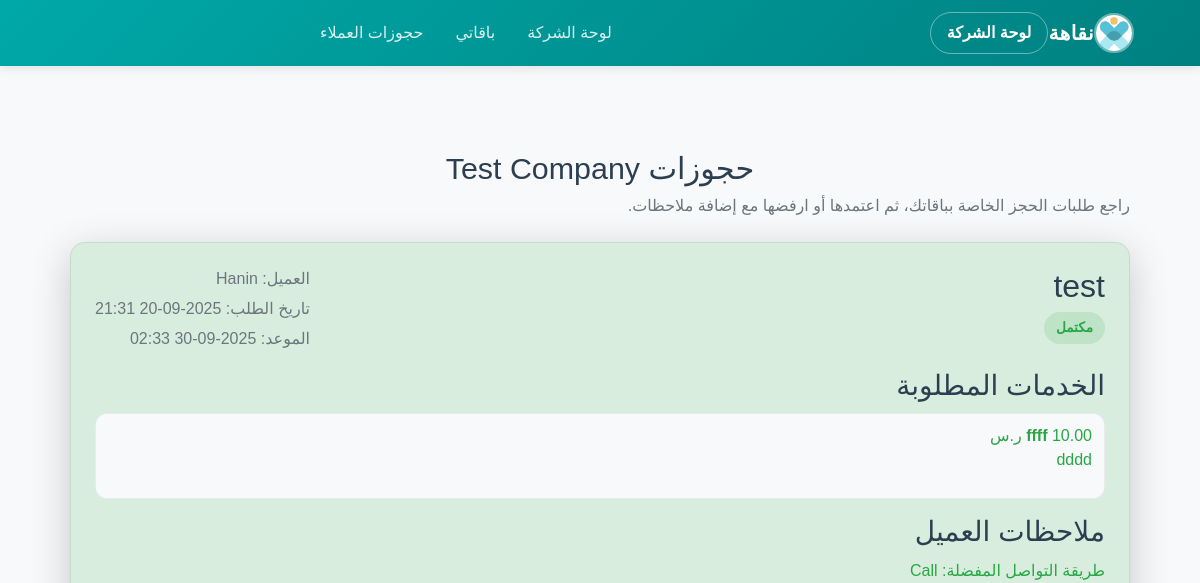
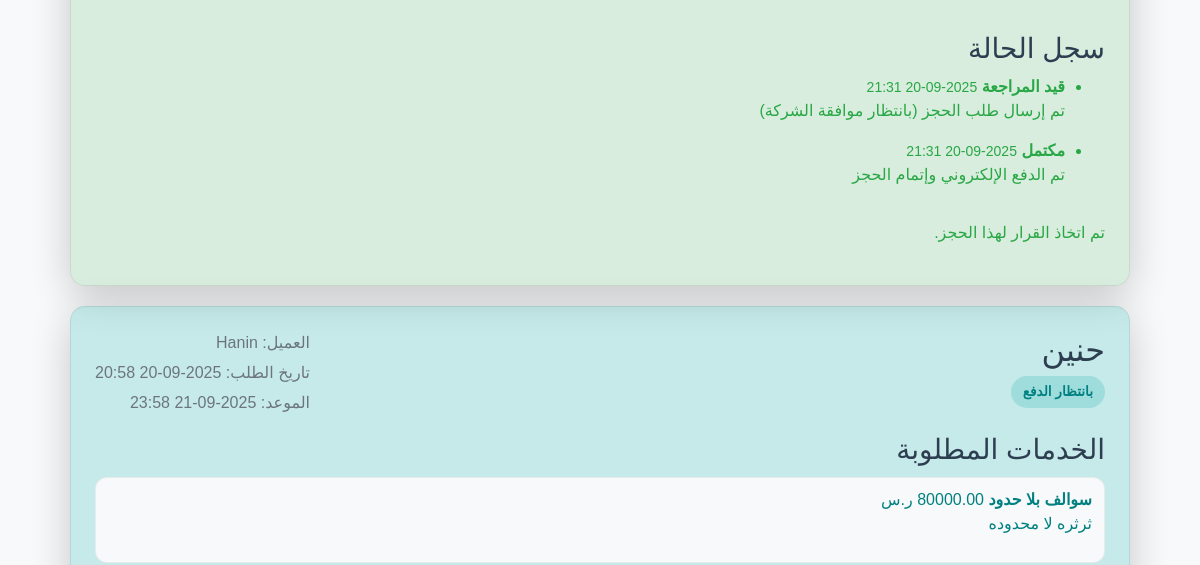
The page /company/bookings (signed in, upper part) on the database as committed earlier (2 pictures, top to bottom).
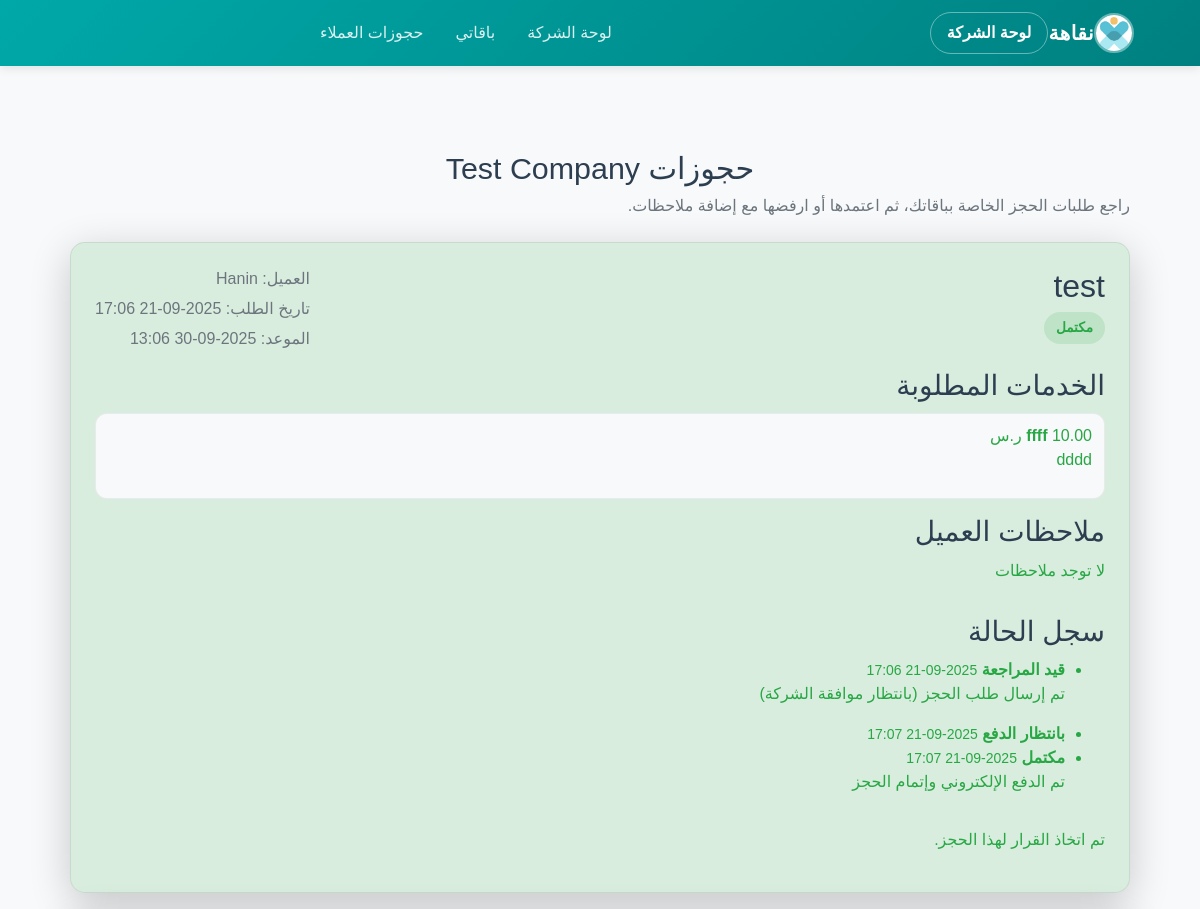
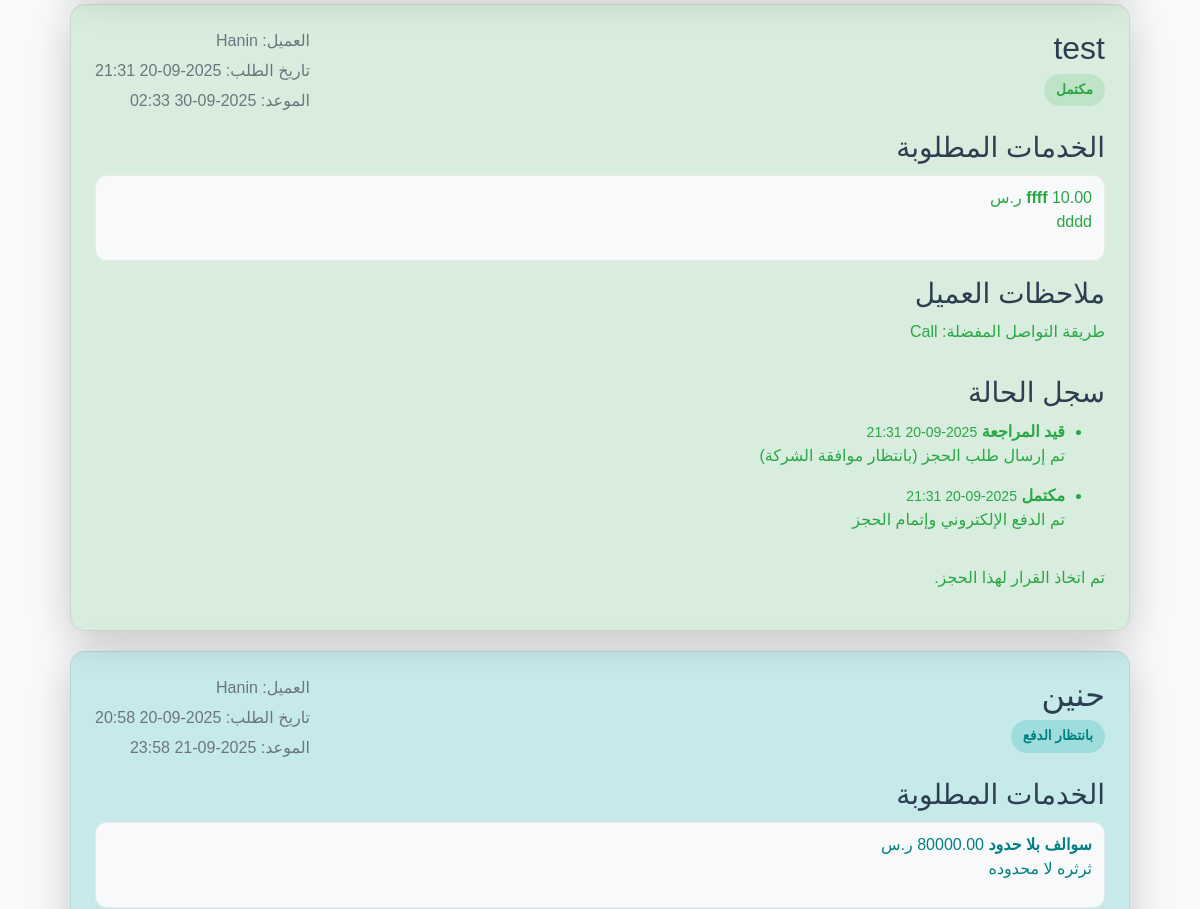
The same page on the database as committed later (2 pictures, top to bottom).
### models.py (models this page shows)
class Booking(db.Model):
    id = db.Column(db.Integer, primary_key=True)
    user_id = db.Column(db.Integer, db.ForeignKey('user.id'), nullable=False)
    package_id = db.Column(db.Integer, db.ForeignKey('package.id'), nullable=False)
    appointment_id = db.Column(db.Integer, db.ForeignKey('appointment.id'), nullable=True)
    company_id = db.Column(db.Integer, db.ForeignKey('company.id'), nullable=True)
    requested_at = db.Column(db.DateTime, default=datetime.utcnow)
    scheduled_for = db.Column(db.DateTime, nullable=True)
    notes = db.Column(db.Text, nullable=True)
    status = db.Column(db.String(50), default="pending")
    invoices = db.relationship('Invoice', backref='booking', lazy=True)
    consultations = db.relationship('Consultation', backref='booking', lazy=True)
    medical_reports = db.relationship('MedicalReport', backref='booking', lazy=True)
    selected_services = db.relationship(
        'BookingServiceSelection',
        backref='booking',
        lazy=True,
        cascade="all, delete-orphan"
    )
    status_history = db.relationship(
        'BookingStatusHistory',
        backref='booking',
        lazy=True,
        cascade="all, delete-orphan",
        order_by="BookingStatusHistory.created_at.desc()"
    )

class Package(db.Model):
    id = db.Column(db.Integer, primary_key=True)
    title = db.Column(db.String(100))
    description = db.Column(db.Text)
    image = db.Column(db.String(200))
    provider_id = db.Column(db.Integer, db.ForeignKey('company.id'))
    approved_by = db.Column(db.Integer, db.ForeignKey('admin.id'))
    status = db.Column(db.String(50), default="pending")
    admin_note = db.Column(db.Text)
    status_updated_at = db.Column(db.DateTime)
    services = db.relationship("PackageService", backref="package", lazy=True)
    bookings = db.relationship("Booking", backref="package", lazy=True)

class User(db.Model):
    id = db.Column(db.Integer, primary_key=True)
    username = db.Column(db.String(80), nullable=False, unique=True)
    email = db.Column(db.String(120), nullable=False, unique=True)
    password = db.Column(db.String(200), nullable=False)
    first_name = db.Column(db.String(50), nullable=False)
    last_name = db.Column(db.String(50), nullable=False)
    phone = db.Column(db.String(20), nullable=False, unique=True)
    gender = db.Column(db.String(10))
    country = db.Column(db.String(100))
    city = db.Column(db.String(100))
    address = db.Column(db.String(200))
    birth_date = db.Column(db.Date)
    profile_picture = db.Column(db.String(200), default="default.jpg")
    appointments = db.relationship("Appointment", backref="user", lazy=True)
    messages = db.relationship("DoctorMessage", backref="user", lazy=True)
    payment_plans = db.relationship("PaymentPlan", backref="user", lazy=True)
    health_cards = db.relationship("HealthCard", backref="user", lazy=True)
    bookings = db.relationship("Booking", backref="user", lazy=True)
    invoices = db.relationship("Invoice", backref="user", lazy=True)
    consultations = db.relationship("Consultation", backref="user", lazy=True)
    notifications = db.relationship("Notification", backref="user", lazy=True)
    medical_reports = db.relationship("MedicalReport", backref="user", lazy=True)

class BookingServiceSelection(db.Model):
    id = db.Column(db.Integer, primary_key=True)
    booking_id = db.Column(db.Integer, db.ForeignKey('booking.id'), nullable=False)
    package_service_id = db.Column(db.Integer, db.ForeignKey('package_service.id'), nullable=True)
    service_name = db.Column(db.String(100))
    service_description = db.Column(db.Text)
    service_price = db.Column(db.Float)

class BookingStatusHistory(db.Model):
    id = db.Column(db.Integer, primary_key=True)
    booking_id = db.Column(db.Integer, db.ForeignKey('booking.id'), nullable=False)
    status = db.Column(db.String(50), nullable=False)
    note = db.Column(db.Text)
    created_at = db.Column(db.DateTime, default=datetime.utcnow)

### app.py (the view)
@app.route('/company/bookings', methods=['GET'])
def company_bookings():
    company_id = session.get('company_id')
    if not company_id:
        flash("يجب تسجيل دخول الشركة", "danger")
        return redirect(url_for('company_login'))
    company = Company.query.get_or_404(company_id)
    bookings = (
        Booking.query
        .filter_by(company_id=company.id)
        .options(
            joinedload(Booking.package),
            joinedload(Booking.user),
            joinedload(Booking.selected_services),
            joinedload(Booking.status_history)
        )
        .order_by(Booking.requested_at.desc())
        .all()
    )
    status_labels = {
        'pending': 'قيد المراجعة',
        'approved': 'بانتظار الدفع',
        'completed': 'مكتمل',
        'cancelled': 'ملغي',
        'rejected': 'مرفوض'
    }
    return render_template(
        'company_bookings.html',
        company=company,
        bookings=bookings,
        status_labels=status_labels,
        user=None
    )

### templates/company_bookings.html (shortened to what this page needs)
{% extends "base.html" %}
{% block content %}
<section class="company-bookings">
  <h1 class="section-title">حجوزات {{ company.name if company else '' }}</h1>
  <p class="subtitle">راجع طلبات الحجز الخاصة بباقاتك، ثم اعتمدها أو ارفضها مع إضافة ملاحظات.</p>
  {% if bookings %}
    <div class="bookings-list">
      {% for booking in bookings %}
        <article class="booking-card status-{{ booking.status }}">
          <header>
            <div>
              <h2>{{ booking.package.title if booking.package else 'حجز' }}</h2>
              <span class="status-pill status-{{ booking.status }}">
                {{ status_labels.get(booking.status, booking.status) }}
              </span>
            </div>
            <div class="details">
              <span>العميل: {{ booking.user.first_name if booking.user else 'مستخدم' }}</span>
              <span>تاريخ الطلب: {{ booking.requested_at.strftime('%Y-%m-%d %H:%M') if booking.requested_at else '—' }}</span>
              <span>الموعد: {{ booking.scheduled_for.strftime('%Y-%m-%d %H:%M') if booking.scheduled_for else '—' }}</span>
            </div>
          </header>
          <div class="content">
            <div class="services">
              <h3>الخدمات المطلوبة</h3>
              {% if booking.selected_services %}
                <ul>
                  {% for service in booking.selected_services %}
                    <li>
                      <strong>{{ service.service_name }}</strong>
                      {% if service.service_price is not none %}
                        <span>{{ '%.2f' | format(service.service_price) }} ر.س</span>
                      {% endif %}
                      {% if service.service_description %}
                        <p>{{ service.service_description }}</p>
                      {% endif %}
                    </li>
                  {% endfor %}
                </ul>
              {% else %}
                <p>لم يتم اختيار خدمات محددة.</p>
              {% endif %}
            </div>
            <div class="notes">
              <h3>ملاحظات العميل</h3>
              <p>{{ booking.notes or 'لا توجد ملاحظات' }}</p>
            </div>
            <div class="history">
              <h3>سجل الحالة</h3>
              {% if booking.status_history %}
                <ul>
                  {% for history in booking.status_history|reverse %}
                    <li>
                      <div class="history-head">
                        <strong>{{ status_labels.get(history.status, history.status) }}</strong>
                        <small>{{ history.created_at.strftime('%Y-%m-%d %H:%M') if history.created_at else '' }}</small>
                      </div>
                      {% if history.note %}
                        <p>{{ history.note }}</p>
                      {% endif %}
                    </li>
                  {% endfor %}
                </ul>
              {% else %}
                <p>لا يوجد سجل بعد.</p>
              {% endif %}
            </div>
          </div>
          <footer>
            {% if booking.status == 'pending' %}
              <form action="{{ url_for('company_booking_decision', booking_id=booking.id) }}" method="POST" class="decision">
                <label>أضف ملاحظة (اختياري):</label>
                <textarea name="note" rows="2" placeholder="اكتب أي ملاحظة للعميل"></textarea>
                <div class="actions">
                  <button type="submit" name="decision" value="approved" class="btn-approve">اعتماد</button>
                  <button type="submit" name="decision" value="rejected" class="btn-reject">رفض</button>
                </div>
              </form>
            {% else %}
              <p class="decision-info">تم اتخاذ القرار لهذا الحجز.</p>
            {% endif %}
          </footer>
        </article>
      {% endfor %}
    </div>
  {% else %}
    <div class="empty-state">
      <h2>لا توجد حجوزات حالياً</h2>
      <p>عند تقديم المستخدمين لحجوزات جديدة ستظهر هنا للمراجعة.</p>
    </div>
  {% endif %}
</section>
{% endblock %}

Rows that differ between the two databases and show on the page:
added Booking: package "test", get "مكتمل", user "Hanin", requested_at "2025-09-21 17:06", scheduled_for "2025-09-30 13:06", notes "لا توجد ملاحظات", shows "تم اتخاذ القرار لهذا الحجز."
added BookingServiceSelection: service_name "ffff", service_price "10.00", service_description "dddd", shown under "test"
added BookingStatusHistory: get "قيد المراجعة", created_at "2025-09-21 17:06", note "تم إرسال طلب الحجز (بانتظار موافقة الشركة)", shown under "test"
added BookingStatusHistory: get "بانتظار الدفع", created_at "2025-09-21 17:07", shown under "test"
added BookingStatusHistory: get "مكتمل", created_at "2025-09-21 17:07", note "تم الدفع الإلكتروني وإتمام الحجز", shown under "test"
